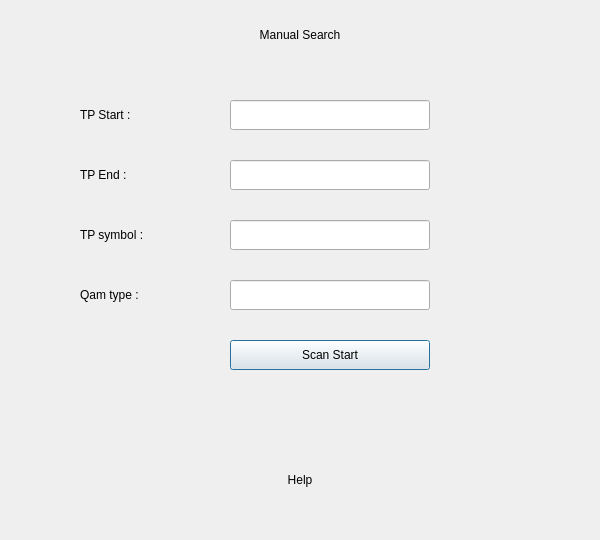
<?xml version="1.0" encoding="UTF-8"?>
<ui version="4.0">
 <class>MenuManualSearch</class>
 <widget class="QWidget" name="MenuManualSearch">
  <property name="geometry">
   <rect>
    <x>0</x>
    <y>0</y>
    <width>600</width>
    <height>540</height>
   </rect>
  </property>
  <property name="windowTitle">
   <string>MenuManualSearch</string>
  </property>
  <widget class="QLabel" name="label_title">
   <property name="geometry">
    <rect>
     <x>0</x>
     <y>0</y>
     <width>600</width>
     <height>70</height>
    </rect>
   </property>
   <property name="text">
    <string>Manual Search</string>
   </property>
   <property name="alignment">
    <set>Qt::AlignCenter</set>
   </property>
  </widget>
  <widget class="QLabel" name="label_TPStart">
   <property name="geometry">
    <rect>
     <x>80</x>
     <y>100</y>
     <width>100</width>
     <height>30</height>
    </rect>
   </property>
   <property name="text">
    <string>TP Start :</string>
   </property>
  </widget>
  <widget class="KScanLineEdit" name="letTPStart">
   <property name="geometry">
    <rect>
     <x>230</x>
     <y>100</y>
     <width>200</width>
     <height>30</height>
    </rect>
   </property>
   <property name="alignment">
    <set>Qt::AlignCenter</set>
   </property>
  </widget>
  <widget class="QLabel" name="label_TPEnd">
   <property name="geometry">
    <rect>
     <x>80</x>
     <y>160</y>
     <width>100</width>
     <height>30</height>
    </rect>
   </property>
   <property name="text">
    <string>TP End :</string>
   </property>
  </widget>
  <widget class="KScanLineEdit" name="letTPEnd">
   <property name="geometry">
    <rect>
     <x>230</x>
     <y>160</y>
     <width>200</width>
     <height>30</height>
    </rect>
   </property>
   <property name="alignment">
    <set>Qt::AlignCenter</set>
   </property>
  </widget>
  <widget class="QLabel" name="label_symbol">
   <property name="geometry">
    <rect>
     <x>80</x>
     <y>220</y>
     <width>100</width>
     <height>30</height>
    </rect>
   </property>
   <property name="text">
    <string>TP symbol :</string>
   </property>
  </widget>
  <widget class="KScanLineEdit" name="letSymbol">
   <property name="geometry">
    <rect>
     <x>230</x>
     <y>220</y>
     <width>200</width>
     <height>30</height>
    </rect>
   </property>
   <property name="alignment">
    <set>Qt::AlignCenter</set>
   </property>
  </widget>
  <widget class="QLabel" name="label_qam">
   <property name="geometry">
    <rect>
     <x>80</x>
     <y>280</y>
     <width>100</width>
     <height>30</height>
    </rect>
   </property>
   <property name="text">
    <string>Qam type :</string>
   </property>
  </widget>
  <widget class="QLabel" name="label_help">
   <property name="geometry">
    <rect>
     <x>0</x>
     <y>410</y>
     <width>600</width>
     <height>140</height>
    </rect>
   </property>
   <property name="text">
    <string>Help</string>
   </property>
   <property name="alignment">
    <set>Qt::AlignCenter</set>
   </property>
  </widget>
  <widget class="KComboEdit" name="cmbQam">
   <property name="geometry">
    <rect>
     <x>230</x>
     <y>280</y>
     <width>200</width>
     <height>30</height>
    </rect>
   </property>
   <property name="alignment">
    <set>Qt::AlignCenter</set>
   </property>
   <property name="readOnly">
    <bool>true</bool>
   </property>
  </widget>
  <widget class="QPushButton" name="btnScan">
   <property name="geometry">
    <rect>
     <x>230</x>
     <y>340</y>
     <width>200</width>
     <height>30</height>
    </rect>
   </property>
   <property name="text">
    <string>Scan Start</string>
   </property>
   <property name="default">
    <bool>true</bool>
   </property>
  </widget>
 </widget>
 <layoutdefault spacing="6" margin="11"/>
 <customwidgets>
  <customwidget>
   <class>KComboEdit</class>
   <extends>QLineEdit</extends>
   <header location="global">src/osd/widget_combo_edit.h</header>
  </customwidget>
  <customwidget>
   <class>KScanLineEdit</class>
   <extends>QLineEdit</extends>
   <header location="global">src/osd/widget_scan_lineedit.h</header>
  </customwidget>
 </customwidgets>
 <resources/>
 <connections/>
</ui>
